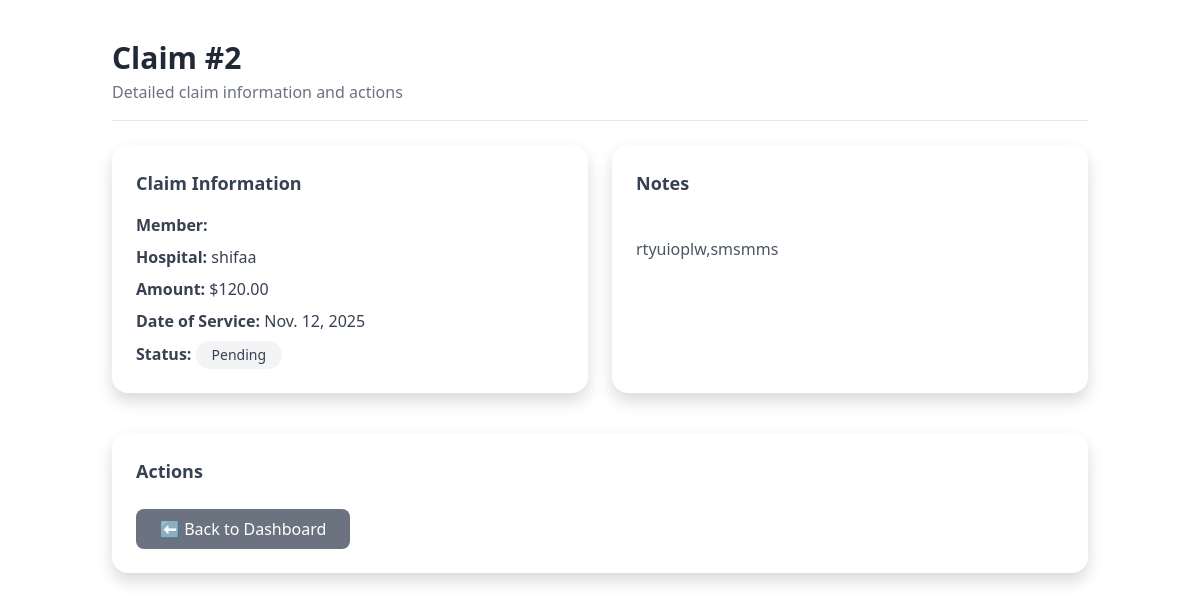
The page /claims/2/ on the database as committed earlier.
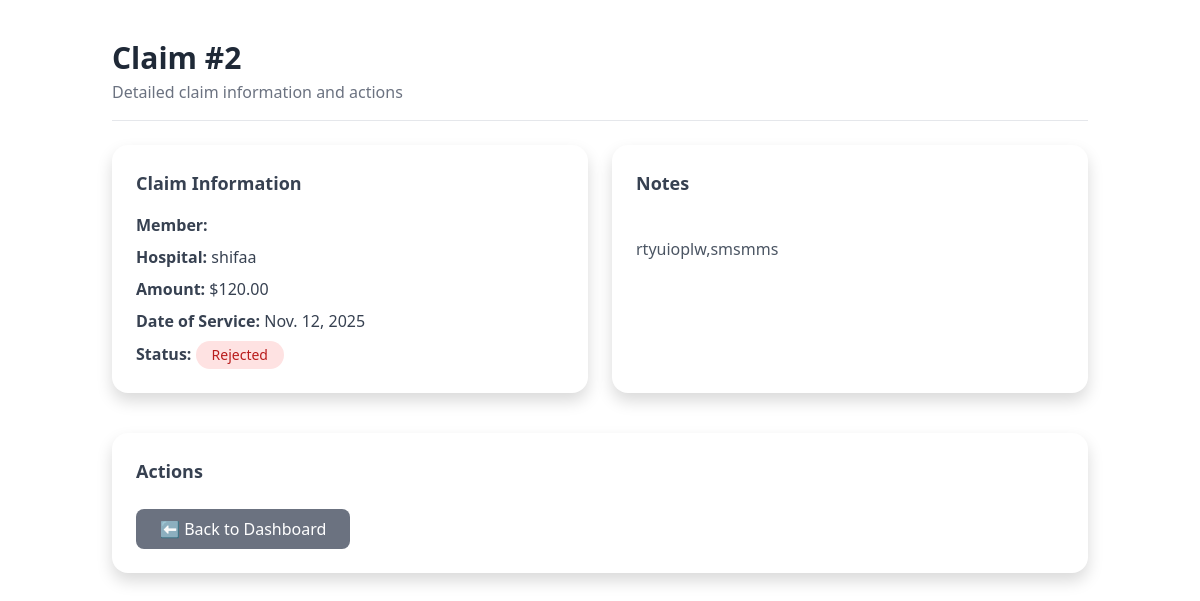
The same page on the database as committed later.
### insurance/models.py (models this page shows, shortened)
class Claim(models.Model):
    STATUS_CHOICES = [
        ('Pending', 'Pending'),
        ('Approved', 'Approved'),
        ('Rejected', 'Rejected'),
        ('Forwarded', 'Forwarded to Admin'),
        ('Reimbursed', 'Reimbursed'),
    ]
    member_policy = models.ForeignKey(MemberPolicy, on_delete=models.CASCADE, related_name='claims',null=True, blank=True,)
    hospital = models.ForeignKey(
        User,
        on_delete=models.SET_NULL,
        null=True,
        blank=True,
        related_name='hospital_claims',
        limit_choices_to={'profile__role': 'hospital'}
    )
    amount = models.DecimalField(max_digits=12, decimal_places=2)
    date_of_service = models.DateField(null=True, blank=True)
    notes = models.TextField(blank=True)
    status = models.CharField(max_length=20, choices=STATUS_CHOICES, default='Pending')
    approved_by = models.ForeignKey(User, on_delete=models.SET_NULL, null=True, blank=True, related_name='approved_claims')
    forwarded_by = models.ForeignKey(User, on_delete=models.SET_NULL, null=True, blank=True, related_name='forwarded_claims')
    reimbursed_by = models.ForeignKey(User, on_delete=models.SET_NULL, null=True, blank=True, related_name='reimbursed_claims')
    reimbursed_amount = models.DecimalField(max_digits=12, decimal_places=2, null=True, blank=True)
    reimbursed_date = models.DateTimeField(null=True, blank=True)
    created_at = models.DateTimeField(auto_now_add=True)
    updated_at = models.DateTimeField(auto_now=True)
    class Meta:
        ordering = ['-created_at']

### insurance/views.py (the view)
# urls.py: path("claims/<int:pk>/", views.ClaimDetailView.as_view(), name="claim_detail"),
class ClaimDetailView(DetailView):
    model = Claim
    template_name = "claim/claim_detail.html"
    context_object_name = "claim"

### insurance/templates/claim/claim_detail.html (shortened to what this page needs)
{% extends "base.html" %}
{% block content %}
<div class="max-w-5xl mx-auto px-6 py-10">
  <div class="mb-6 border-b pb-3">
    <h1 class="text-3xl font-bold text-gray-800">Claim #{{ claim.id }}</h1>
    <p class="text-gray-500 mt-1">Detailed claim information and actions</p>
  </div>
  <div class="grid md:grid-cols-2 gap-6">
    <div class="bg-white rounded-2xl shadow p-6">
      <h2 class="text-lg font-semibold text-gray-700 mb-3">Claim Information</h2>
      <ul class="space-y-2 text-gray-700">
        <li><strong>Member:</strong> {{ claim.member.user.get_full_name }}</li>
        <li><strong>Hospital:</strong> {{ claim.hospital.username }}</li>
        <li><strong>Amount:</strong> ${{ claim.amount }}</li>
        <li><strong>Date of Service:</strong> {{ claim.date_of_service }}</li>
        <li><strong>Status:</strong>
          <span class="inline-block px-3 py-1 rounded-full text-sm
            {% if claim.status == 'Approved' %}bg-green-100 text-green-700
            {% elif claim.status == 'Rejected' %}bg-red-100 text-red-700
            {% elif claim.status == 'Forwarded' %}bg-yellow-100 text-yellow-700
            {% else %}bg-gray-100 text-gray-700{% endif %}">
            {{ claim.status }}
          </span>
        </li>
      </ul>
    </div>
    <div class="bg-white rounded-2xl shadow p-6">
      <h2 class="text-lg font-semibold text-gray-700 mb-3">Notes</h2>
      <p class="text-gray-600 whitespace-pre-line">
        {{ claim.notes|default:"No notes provided." }}
      </p>
    </div>
  </div>
  <div class="mt-10 bg-white rounded-2xl shadow p-6">
    <h2 class="text-lg font-semibold text-gray-700 mb-4">Actions</h2>
    <div class="flex flex-wrap gap-3">
      <a href="{% url 'claim_dashboard' %}"
         class="px-4 py-2 bg-gray-500 hover:bg-gray-600 text-white font-medium rounded-lg transition">
         ⬅️ Back to Dashboard
      </a>
    </div>
  </div>
</div>
{% endblock %}

Rows that differ between the two databases and show on the page:
changed Claim "rtyuioplw,smsmms": status "Pending" → "Rejected"
